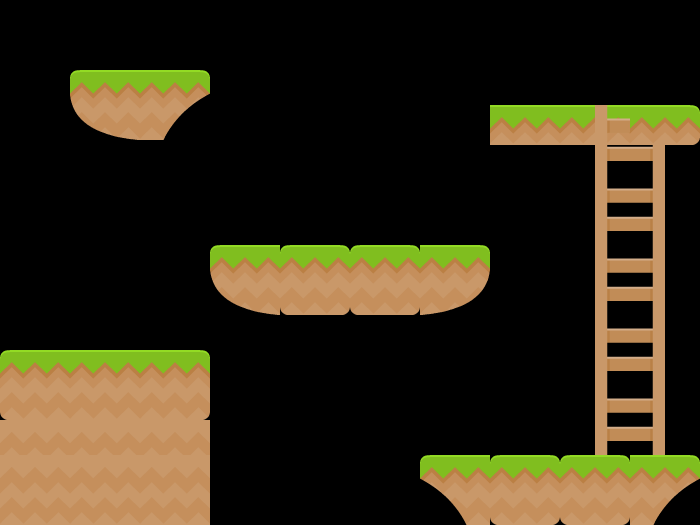

A level layout from a 2D game, rendered from its tile map. Below: a short description, then the map file with its tile-grid data intact:
An orthogonal 20x15 tile map with 35x35 px tiles, 1 tile layer (Tile Layer 1).

<map version="1.0" orientation="orthogonal" renderorder="right-down" width="20" height="15" tilewidth="35" tileheight="35" nextobjectid="1">
 <tileset firstgid="1" name="Map" tilewidth="70" tileheight="70" spacing="2" margin="2" tilecount="196" columns="14">
  <image source="tileset.png" width="1024" height="1024" />
 </tileset>
 <layer name="Tile Layer 1" width="20" height="15">
  <data encoding="csv">
0,0,0,0,0,0,0,0,0,0,0,0,0,0,0,0,0,0,0,0,
0,0,0,0,0,0,0,0,0,0,0,0,0,0,0,0,0,0,0,0,
0,0,0,0,0,0,0,0,0,0,0,0,0,0,0,0,0,0,0,0,
0,0,74,0,77,0,0,0,0,0,0,0,0,0,0,0,0,0,0,0,
0,0,0,0,0,0,0,0,0,0,0,0,0,0,61,0,61,178,62,0,
0,0,0,0,0,0,0,0,0,0,0,0,0,0,0,0,0,0,0,0,
0,0,0,0,0,0,0,0,0,0,0,0,0,0,0,0,0,178,0,0,
0,0,0,0,0,0,0,0,0,0,0,0,0,0,0,0,0,0,0,0,
0,0,0,0,0,0,74,0,71,0,71,0,75,0,0,0,0,178,0,0,
0,0,0,0,0,0,0,0,0,0,0,0,0,0,0,0,0,0,0,0,
0,0,0,0,0,0,0,0,0,0,0,0,0,0,0,0,0,178,0,0,
43,0,44,0,45,0,0,0,0,0,0,0,0,0,0,0,0,0,0,0,
0,0,0,0,0,0,0,0,0,0,0,0,0,0,0,0,0,178,0,0,
58,0,58,0,58,0,0,0,0,0,0,0,0,0,0,0,0,0,0,0,
58,0,58,0,58,0,0,0,0,0,0,0,76,0,71,0,71,0,77,0
</data>
 </layer>
</map>
